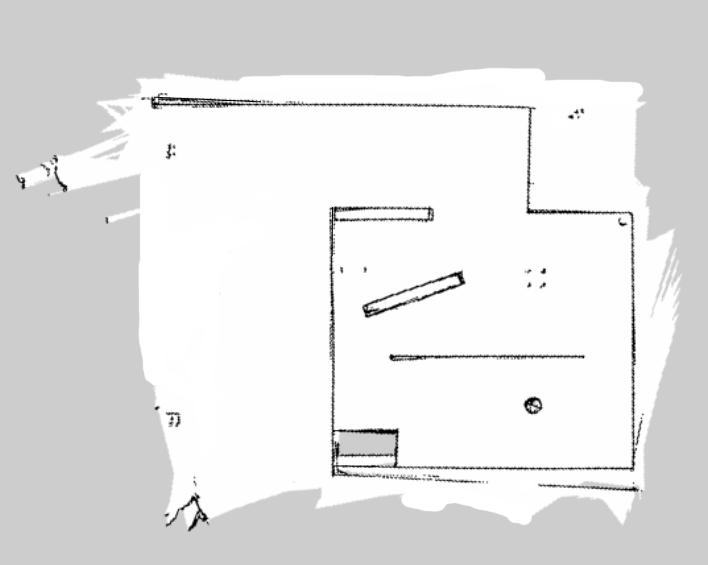
#> input picture base.png, 708 x 565 px
$ jupyter execute pathing.ipynb
#> lines starting #> are read from the running program, lines starting #| are printed output that depends on the picture; after the words box and inside, x2 and y2 are one past the last pixel; in counts of white or black regions, pixels touching at a corner belong together; long printed decimals are rounded
[cell 1]
import cv2
import numpy as np
import matplotlib.pyplot as plt
from heapq import heappop, heappush
import math

[cell 2]
import cv2
import numpy as np
import matplotlib.pyplot as plt
from heapq import heappop, heappush
import math

def convert_coords(coords):
    # Coordinates of the origin of Map A and Map B
    origin_A = (407, 467)
    origin_B = (0, 0)

    # Scaling factor between the two grids
    scaling_factor = 26  # Assuming 20 units in Map A is equal to 1 unit in Map B

    # List of points on the path in Map A
    path_points_A = coords

    # Coordinate transformation
    path_points_B = [(-1 * ((x - origin_A[0]) / scaling_factor),
                    -1 * ((y - origin_A[1]) / scaling_factor))
                    for x, y in path_points_A]


    swapped_points = [(y, x) for x, y in path_points_B]
    # The path points are now transformed to Map B coordinates

    return swapped_points
def convert_coords_reverse(coords):
    # Coordinates of the origin of Map A and Map B
    origin_A = (400, 470)
    origin_B = (0, 0)

    # Scaling factor between the two grids
    scaling_factor = 1.0 / 10  # Assuming 20 units in Map A is equal to 1 unit in Map B

    # List of points on the path in Map B
    path_points_B = coords

    # Coordinate transformation
    path_points_A = [((x - origin_B[0]) / scaling_factor + origin_A[0],
                    (y - origin_B[1]) / scaling_factor + origin_A[1])
                    for x, y in path_points_B]

    swapped_points = [(y, x) for x, y in path_points_A]
    # The path points are now transformed to Map A coordinates

    return swapped_points


def astar_search(matrix, start, goal):
    rows, cols = matrix.shape

    # Define possible movements (up, down, left, right, diagonals)
    movements = [(0, -1), (0, 1), (-1, 0), (1, 0), (-1, -1), (-1, 1), (1, -1), (1, 1)]

    # Create a priority queue (heap) to store nodes to be explored
    open_list = []

    # Initialize the start node with a priority of 0 (cost) and add it to the open list
    start_node = (0, start, None)
    heappush(open_list, start_node)

    # Create a dictionary to store the cost of reaching each node from the start node
    g_costs = {start: 0}

    # Create a dictionary to store the parent node of each explored node
    parents = {}

    while open_list:
        # Get the node with the lowest cost (priority) from the open list
        current_cost, current_node, parent_node = heappop(open_list)

        # Check if the current node is the goal node
        if current_node == goal:
            # Build the path from the goal node to the start node
            path = []
            while current_node is not None:
                path.append(current_node)
                current_node = parents.get(current_node)  # Use get() to handle missing keys
            return path[::-1]

        # Explore the neighboring nodes
        for movement in movements:
            dx, dy = movement
            neighbor = (current_node[0] + dx, current_node[1] + dy)

            # Check if the neighbor is within the matrix boundaries
            if neighbor[0] < 0 or neighbor[0] >= rows or neighbor[1] < 0 or neighbor[1] >= cols:
                continue

            # Check if the neighbor is an obstacle (white pixel)
            if matrix[neighbor] == 0:
                continue

            # Calculate the cost to reach the neighbor from the start node
            neighbor_cost = g_costs[current_node] + 1

            # Check if the neighbor has not been visited or the new cost is lower than the previous cost
            if neighbor not in g_costs or neighbor_cost < g_costs[neighbor]:
                # Update the cost to reach the neighbor
                g_costs[neighbor] = neighbor_cost

                # Calculate the heuristic (Euclidean distance) from the neighbor to the goal node
                heuristic = np.linalg.norm(np.array(neighbor) - np.array(goal))

                # Calculate the priority (cost + heuristic) of the neighbor node
                priority = neighbor_cost + heuristic

                # Add the neighbor node to the open list with its priority
                heappush(open_list, (priority, neighbor, current_node))

                # Set the parent of the neighbor node
                parents[neighbor] = current_node

    # No path found
    print("no path found")
    return None

def point_line_distance(point, start, end):
    # Calculate the distance between point and the line defined by start and end
    x, y = point
    x1, y1 = start
    x2, y2 = end
    numerator = abs((y2 - y1) * x - (x2 - x1) * y + x2 * y1 - y2 * x1)
    denominator = math.sqrt((y2 - y1)**2 + (x2 - x1)**2)
    return numerator / denominator

def simplify_path(points, epsilon):
    if len(points) < 3:
        return points

    start_point = points[0]
    end_point = points[-1]

    # Find the point with the maximum distance
    max_distance = 0
    max_index = 0
    for i in range(1, len(points) - 1):
        distance = point_line_distance(points[i], start_point, end_point)
        if distance > max_distance:
            max_distance = distance
            max_index = i

    simplified_path = []

    # If the maximum distance is greater than epsilon, recursively simplify the two subpaths
    if max_distance > epsilon:
        left_subpath = simplify_path(points[:max_index + 1], epsilon)
        right_subpath = simplify_path(points[max_index:], epsilon)
        simplified_path = left_subpath[:-1] + right_subpath
    else:
        simplified_path = [start_point, end_point]

    return simplified_path


# Read the image and convert it to a matrix
image = cv2.imread('base.png')
#> image is the input picture: shape (565, 708, 3); min 0, max 255, mean 228.3
gray_image = cv2.cvtColor(image, cv2.COLOR_BGR2GRAY)
_, threshold_image = cv2.threshold(gray_image, 150, 255, cv2.THRESH_BINARY)
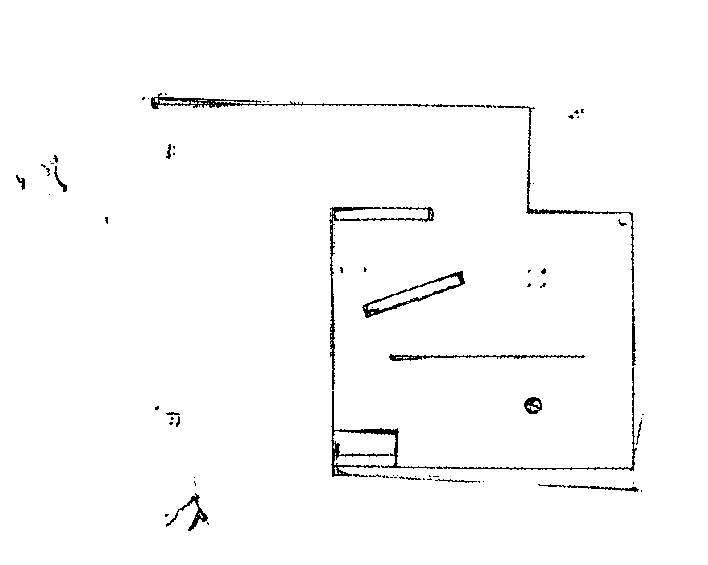
#> threshold_image: shape (565, 708); 98.3% white; black in thin lines or dots, all inside (x1, y1, x2, y2) = (16, 93, 644, 531)
binary_image = cv2.bitwise_not(threshold_image)
original_matrix = np.array(binary_image)
dil = cv2.morphologyEx(binary_image,cv2.MORPH_DILATE,np.ones((30,30)))
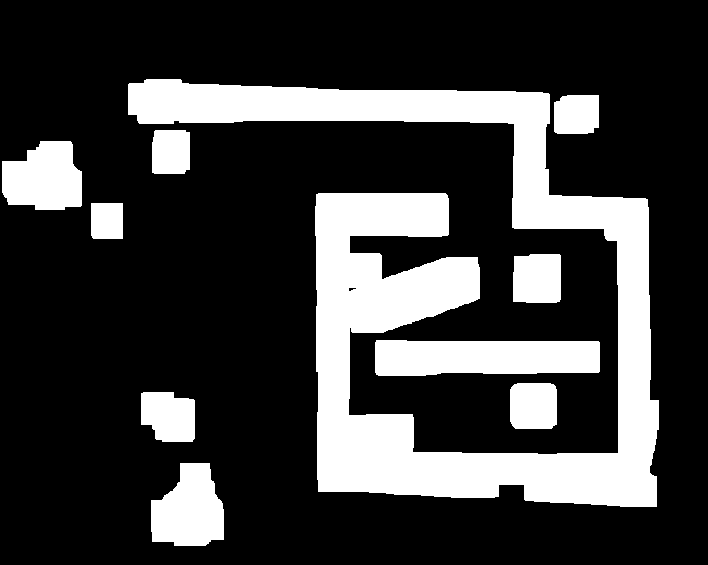
#> dil: shape (565, 708); 23.7% white; 10 white regions, largest, box (x1, y1, x2, y2) and area: (128, 79, 659, 507) 67418, (375, 340, 600, 376) 7456, (151, 463, 224, 546) 4555
binary_image = cv2.bitwise_not(dil)
matrix = np.array(binary_image)

print(len(matrix),len(matrix[0]))
#| 565 708


# Define the start and goal positions
start = tuple(map(int,(407, 465)))
goal = tuple(map(int,(199,493)))

print(start,goal)

# Perform A* search
path = astar_search(matrix, start, goal)
#> path = 329 pairs, first value 199 to 407, second value 374 to 493


# Display the matrix with grid lines
plt.imshow(original_matrix, cmap='gray')

# Add grid lines
grid_size = 30  # Number of pixels between each grid line
rows, cols = original_matrix.shape
#> rows = 565; cols = 708

if path is not None:

    epsilon = 2.0
    simplified_path = simplify_path(path, epsilon)
#> in simplify_path, `start_point = points[0]`: start_point = (407, 465)
#> in simplify_path, `end_point = points[-1]`: end_point = (199, 493)
#> the loop in simplify_path, `for i in range(1, len(points) - 1):` made 327 passes
#> (x in point_line_distance, y in point_line_distance, numerator in point_line_distance, distance, max_distance) on passes 1 to 12: (406, 464, 236, 1.12, 1.12), (405, 463, 472, 2.25, 2.25), (404, 462, 708, 3.37, 3.37), (403, 461, 944, 4.5, 4.5), (402, 460, 1180, 5.62, 5.62), (401, 459, 1416, 6.75, 6.75), (400, 458, 1652, 7.87, 7.87), (399, 457, 1888, 9, 9), (398, 456, 2124, 10.12, 10.12), (397, 455, 2360, 11.24, 11.24), (396, 454, 2596, 12.37, 12.37), (395, 453, 2832, 13.49, 13.49)
#> (distance, max_distance) on passes 61 to 66: (64.59, 64.59), (65.58, 65.58), (66.57, 66.57), (67.56, 67.56), (68.55, 68.55), (69.55, 69.55)
#> the loop in simplify_path (call 2), `for i in range(1, len(points) - 1):` made 121 passes
    print(simplified_path)
#| [(407, 465), (375, 433), (375, 376), (342, 374), (330, 388), (302, 473), (285, 493), (199, 493)]

    plt.plot((331,331), (565,0), color='red', linewidth=1)
    plt.plot((630,630), (565,0), color='red', linewidth=1)
    plt.plot((480-13,480-13), (565,0), color='red', linewidth=1)

    plt.plot((0,708), (355,355), color='green', linewidth=1)
    plt.plot((0,708), (355+104+7,355+104+7), color='green', linewidth=1)
    plt.plot((0.5,708), (355+52,355+52), color='green', linewidth=1)


    # Plot the path
    if simplified_path is not None:
        path_x = [pos[1] for pos in path]
        path_y = [pos[0] for pos in path]
        plt.plot(path_x, path_y, color='blue', linewidth=2)

# Mark the start and goal positions
plt.scatter(start[1], start[0], c='green', marker='o')
plt.scatter(goal[1], goal[0], c='red', marker='o')

plt.scatter(467,199,c ='red',marker='x' ) # (0,8)

plt.show()
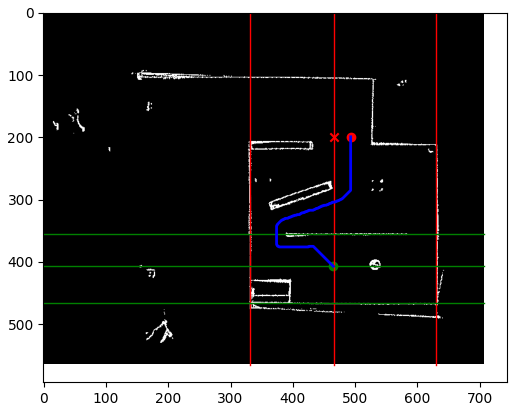
#> figure drawn by matplotlib, 1 panel

actual_path = convert_coords(simplified_path)

print(actual_path)
#| [(0.07692, -0.0), (1.308, 1.231), (3.5, 1.231), (3.577, 2.5), (3.038, 2.962), (-0.2308, 4.038), (-1.0, 4.692), (-1.0, 8.0)]

$ run again, with map.png copied over base.png
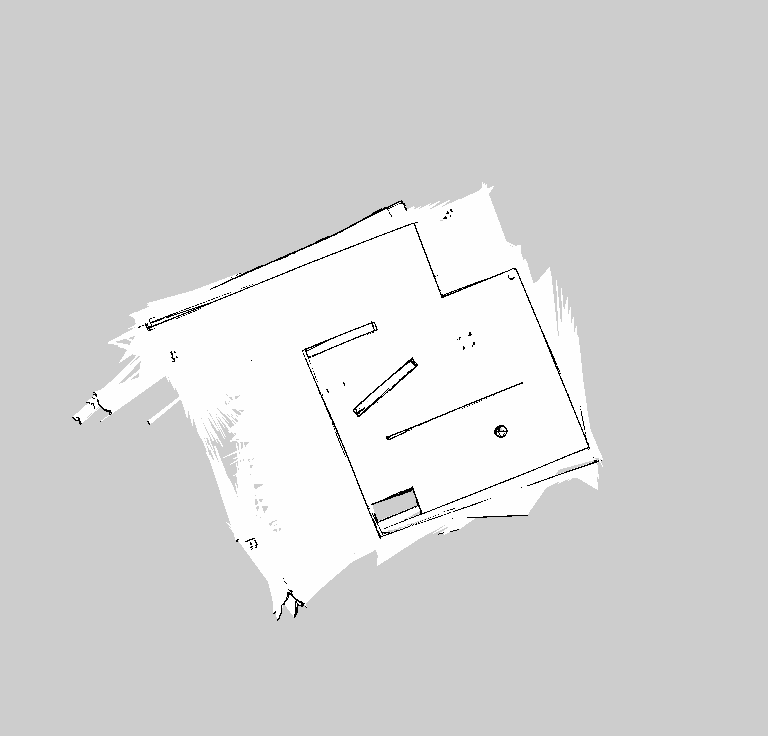
#> input picture map.png, 768 x 736 px
#> image is the input picture: shape (736, 768, 3); min 0, max 254, mean 213.7
#> `_, threshold_image = cv2.threshold(gray_image, 150, 255, cv2.THRESH_BI..`:
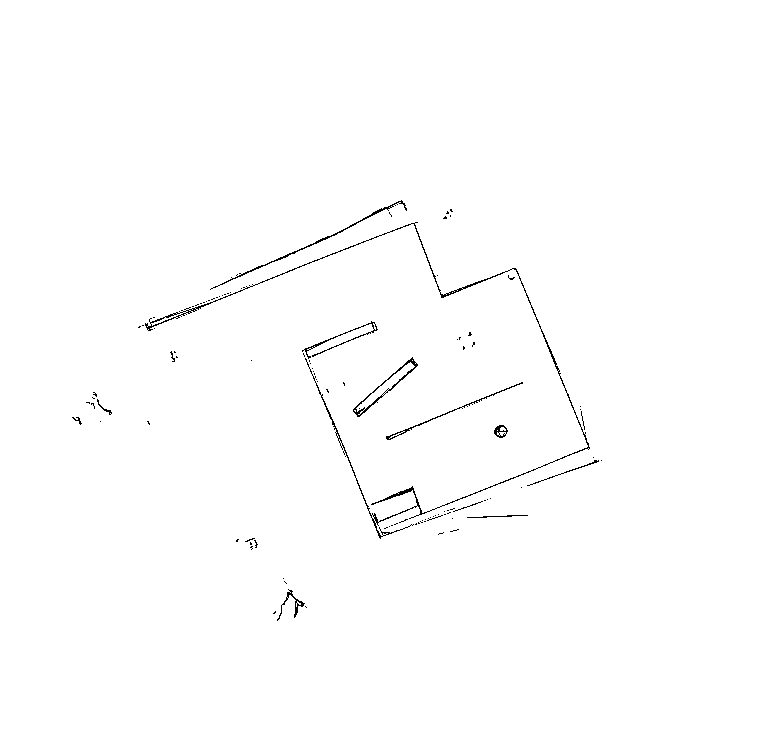
#> threshold_image: shape (736, 768); 99.3% white; black in thin lines or dots, all inside (x1, y1, x2, y2) = (72, 200, 602, 621)
#> dil: shape (736, 768); 15.2% white; 7 white regions, largest, box (x1, y1, x2, y2) and area: (124, 186, 617, 554) 72907, (259, 564, 322, 636) 3601, (58, 378, 127, 440) 3428
#| 736 768
#> `plt.show()`:
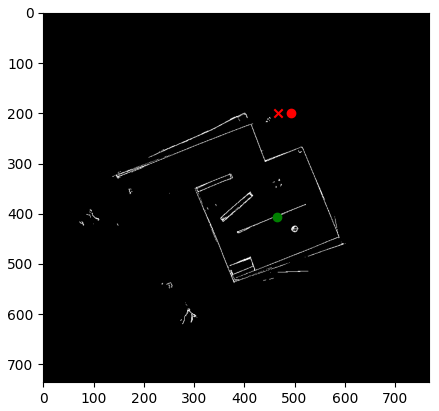
#> figure drawn by matplotlib, 1 panel
